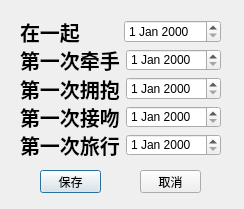
<?xml version="1.0" encoding="UTF-8"?>
<ui version="4.0">
 <class>setmemory</class>
 <widget class="QDialog" name="setmemory">
  <property name="geometry">
   <rect>
    <x>0</x>
    <y>0</y>
    <width>244</width>
    <height>209</height>
   </rect>
  </property>
  <property name="minimumSize">
   <size>
    <width>244</width>
    <height>209</height>
   </size>
  </property>
  <property name="maximumSize">
   <size>
    <width>244</width>
    <height>209</height>
   </size>
  </property>
  <property name="windowTitle">
   <string>Dialog</string>
  </property>
  <widget class="QPushButton" name="save_pushButton">
   <property name="geometry">
    <rect>
     <x>40</x>
     <y>170</y>
     <width>61</width>
     <height>23</height>
    </rect>
   </property>
   <property name="font">
    <font>
     <family>Aharoni</family>
    </font>
   </property>
   <property name="text">
    <string>保存</string>
   </property>
  </widget>
  <widget class="QPushButton" name="cancel_pushButton">
   <property name="geometry">
    <rect>
     <x>140</x>
     <y>170</y>
     <width>61</width>
     <height>23</height>
    </rect>
   </property>
   <property name="font">
    <font>
     <family>Aharoni</family>
    </font>
   </property>
   <property name="text">
    <string>取消</string>
   </property>
  </widget>
  <widget class="QWidget" name="">
   <property name="geometry">
    <rect>
     <x>20</x>
     <y>20</y>
     <width>201</width>
     <height>136</height>
    </rect>
   </property>
   <layout class="QVBoxLayout" name="verticalLayout">
    <item>
     <layout class="QHBoxLayout" name="horizontalLayout_5">
      <item>
       <widget class="QLabel" name="label_2">
        <property name="font">
         <font>
          <family>楷体</family>
          <pointsize>15</pointsize>
          <weight>75</weight>
          <bold>true</bold>
         </font>
        </property>
        <property name="text">
         <string>在一起    </string>
        </property>
       </widget>
      </item>
      <item>
       <widget class="QDateEdit" name="toge_dateEdit"/>
      </item>
     </layout>
    </item>
    <item>
     <layout class="QHBoxLayout" name="horizontalLayout">
      <item>
       <widget class="QLabel" name="label_3">
        <property name="font">
         <font>
          <family>楷体</family>
          <pointsize>15</pointsize>
          <weight>75</weight>
          <bold>true</bold>
         </font>
        </property>
        <property name="text">
         <string>第一次牵手</string>
        </property>
       </widget>
      </item>
      <item>
       <widget class="QDateEdit" name="hand_dateEdit"/>
      </item>
     </layout>
    </item>
    <item>
     <layout class="QHBoxLayout" name="horizontalLayout_2">
      <item>
       <widget class="QLabel" name="label_4">
        <property name="font">
         <font>
          <family>楷体</family>
          <pointsize>15</pointsize>
          <weight>75</weight>
          <bold>true</bold>
         </font>
        </property>
        <property name="text">
         <string>第一次拥抱</string>
        </property>
       </widget>
      </item>
      <item>
       <widget class="QDateEdit" name="hug_dateEdit"/>
      </item>
     </layout>
    </item>
    <item>
     <layout class="QHBoxLayout" name="horizontalLayout_3">
      <item>
       <widget class="QLabel" name="label_5">
        <property name="font">
         <font>
          <family>楷体</family>
          <pointsize>15</pointsize>
          <weight>75</weight>
          <bold>true</bold>
         </font>
        </property>
        <property name="text">
         <string>第一次接吻</string>
        </property>
       </widget>
      </item>
      <item>
       <widget class="QDateEdit" name="kiss_dateEdit"/>
      </item>
     </layout>
    </item>
    <item>
     <layout class="QHBoxLayout" name="horizontalLayout_4">
      <item>
       <widget class="QLabel" name="label_6">
        <property name="font">
         <font>
          <family>楷体</family>
          <pointsize>15</pointsize>
          <weight>75</weight>
          <bold>true</bold>
         </font>
        </property>
        <property name="text">
         <string>第一次旅行</string>
        </property>
       </widget>
      </item>
      <item>
       <widget class="QDateEdit" name="trip_dateEdit"/>
      </item>
     </layout>
    </item>
   </layout>
  </widget>
 </widget>
 <resources/>
 <connections/>
</ui>
